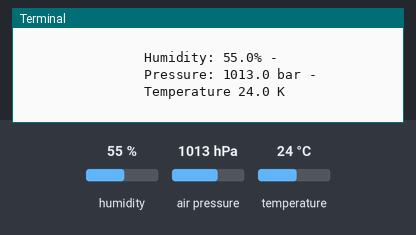
A program run on a simulated Raspberry Pi (BCM pin numbers). Parts: the last lines printed to the terminal. The test bench sets the inputs (shaded band); at power-on: humidity 55 %, air pressure 1013 hPa, temperature 24 °C.

Above: at 1.2 s.
1.3 s: humidity set to 22 %
2.8 s: air pressure set to 952 hPa
At 3.9 s:
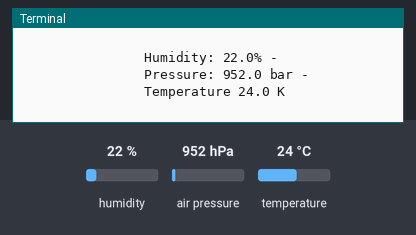
4.3 s: temperature set to 12 °C
At 5.6 s:
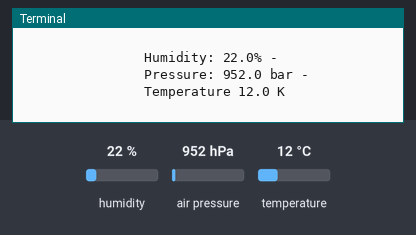

Measured:
- after the input at 2.8 s, the terminal: prints a new line after 0.24 s (image 1)
- after the input at 4.3 s, the terminal: prints a new line after 0.76 s (image 2)

The program:

bme280_sensor.py
```python
# bme280_sensor.py

'''This module provides the bme280 sensor logic.'''

import bme280
import smbus2

from time import sleep


port = 1

# Adafruit BME 280 address
address = 0x77

bus = smbus2.SMBus(port)

bme280.load_calibration_params(bus, address)

while True:
    bme280_data = bme280.sample(bus, address)
    humidity = bme280_data.humidity
    pressure = bme280_data.pressure
    ambient_temperature = bme280_data.temperature
    print(
        """
                Humidity: {0}% -
                Pressure: {1} bar -
                Temperature {2} K
        """
        .format(
            humidity,
            pressure,
            ambient_temperature
        )
    )
    sleep(1)
```
